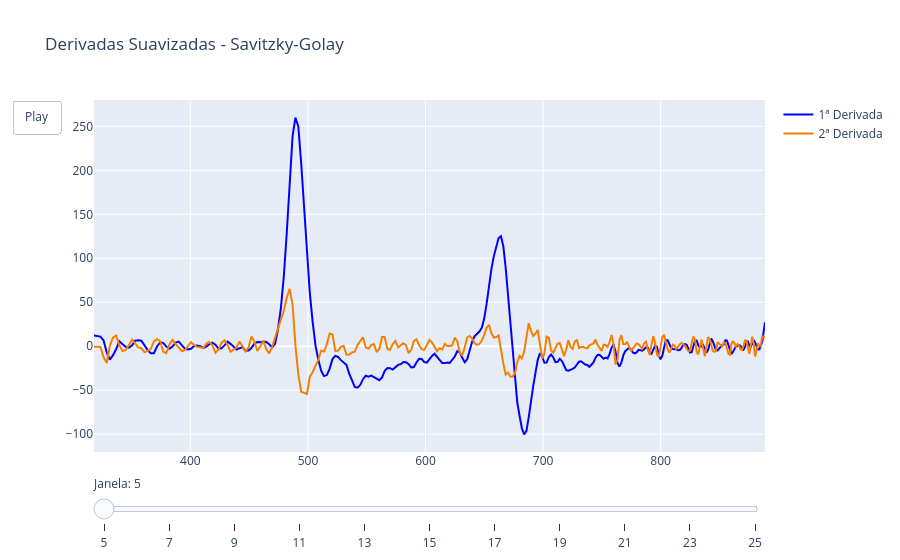

Notebook code cell kept with this figure:
### Code cell
# Parâmetros de varredura
window_lengths = np.arange(5,26, 2)  # valores ímpares ≥ polyorder+2
polyorder = 2
frames = []

# Criação dos frames
for wl in window_lengths:
    if wl >= len(spectrum):
        continue  # pula se a janela for maior que o espectro

    # Derivadas suavizadas
    first_deriv = savgol_filter(spectrum, window_length=wl, polyorder=polyorder, deriv=1)
    second_deriv = savgol_filter(spectrum, window_length=wl, polyorder=polyorder, deriv=2)

    frames.append(go.Frame(
        data=[
            go.Scatter(x=x, y=first_deriv, name="1ª Derivada", line=dict(color="blue")),
            go.Scatter(x=x, y=second_deriv, name="2ª Derivada", line=dict(color="#f77f00"))
        ],
        name=f"wl={wl}"
    ))

# Frame inicial (com a menor janela)
init_first = savgol_filter(spectrum, window_length=window_lengths[0], polyorder=polyorder, deriv=1)
init_second = savgol_filter(spectrum, window_length=window_lengths[0], polyorder=polyorder, deriv=2)

# Figura base
fig = go.Figure(
    data=[
        go.Scatter(x=x, y=init_first, name="1ª Derivada", line=dict(color="blue")),
        go.Scatter(x=x, y=init_second, name="2ª Derivada", line=dict(color="#f77f00"))
    ],
    layout=go.Layout(
        title="Derivadas Suavizadas - Savitzky-Golay",
        updatemenus=[{
            "type": "buttons",
            "showactive": False,
            "buttons": [{
                "label": "Play",
                "method": "animate",
                "args": [None, {"frame": {"duration": 600, "redraw": True}, "fromcurrent": True}]
            }]
        }],
        sliders=[{
            "steps": [{
                "label": f"{wl}",
                "method": "animate",
                "args": [[f"wl={wl}"], {"frame": {"duration": 0, "redraw": True}, "mode": "immediate"}]
            } for wl in window_lengths if wl < len(spectrum)],
            "currentvalue": {"prefix": "Janela: "}
        }]
    ),
    frames=frames
)

fig.show()

### Figure 1 — Plotly figure (JSON) as saved in the notebook; plotly's stock layout.template omitted (floating-point values rounded to 4 significant figures; data arrays with more than 128 entries replaced by an {"elided": "..."} marker saying what was removed)
{"data": [{"line": {"color": "blue"}, "name": "1ª Derivada", "type": "scatter", "x": {"elided": "288 float values"}, "y": {"elided": "288 float values"}}, {"line": {"color": "#f77f00"}, "name": "2ª Derivada", "type": "scatter", "x": {"elided": "288 float values"}, "y": {"elided": "288 float values"}}], "layout": {"sliders": [{"currentvalue": {"prefix": "Janela: "}, "steps": [{"args": [["wl=5"], {"frame": {"duration": 0, "redraw": true}, "mode": "immediate"}], "label": "5", "method": "animate"}, {"args": [["wl=7"], {"frame": {"duration": 0, "redraw": true}, "mode": "immediate"}], "label": "7", "method": "animate"}, {"args": [["wl=9"], {"frame": {"duration": 0, "redraw": true}, "mode": "immediate"}], "label": "9", "method": "animate"}, {"args": [["wl=11"], {"frame": {"duration": 0, "redraw": true}, "mode": "immediate"}], "label": "11", "method": "animate"}, {"args": [["wl=13"], {"frame": {"duration": 0, "redraw": true}, "mode": "immediate"}], "label": "13", "method": "animate"}, {"args": [["wl=15"], {"frame": {"duration": 0, "redraw": true}, "mode": "immediate"}], "label": "15", "method": "animate"}, {"args": [["wl=17"], {"frame": {"duration": 0, "redraw": true}, "mode": "immediate"}], "label": "17", "method": "animate"}, {"args": [["wl=19"], {"frame": {"duration": 0, "redraw": true}, "mode": "immediate"}], "label": "19", "method": "animate"}, {"args": [["wl=21"], {"frame": {"duration": 0, "redraw": true}, "mode": "immediate"}], "label": "21", "method": "animate"}, {"args": [["wl=23"], {"frame": {"duration": 0, "redraw": true}, "mode": "immediate"}], "label": "23", "method": "animate"}, {"args": [["wl=25"], {"frame": {"duration": 0, "redraw": true}, "mode": "immediate"}], "label": "25", "method": "animate"}]}], "title": {"text": "Derivadas Suavizadas - Savitzky-Golay"}, "updatemenus": [{"buttons": [{"args": [null, {"frame": {"duration": 600, "redraw": true}, "fromcurrent": true}], "label": "Play", "method": "animate"}], "showactive": false, "type": "buttons"}]}}
